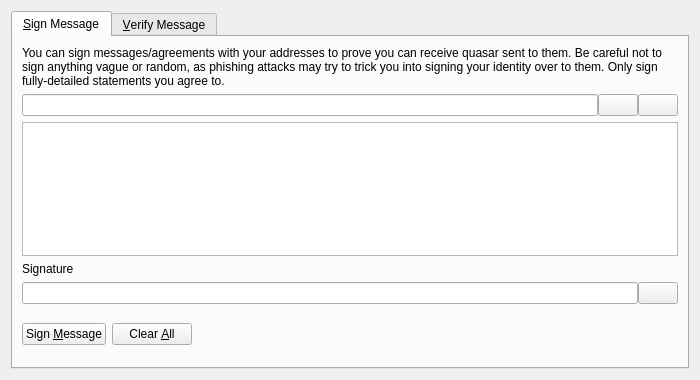
<?xml version="1.0" encoding="UTF-8"?>
<ui version="4.0">
 <class>SignVerifyMessageDialog</class>
 <widget class="QDialog" name="SignVerifyMessageDialog">
  <property name="geometry">
   <rect>
    <x>0</x>
    <y>0</y>
    <width>700</width>
    <height>380</height>
   </rect>
  </property>
  <property name="windowTitle">
   <string>Signatures - Sign / Verify a Message</string>
  </property>
  <property name="modal">
   <bool>true</bool>
  </property>
  <layout class="QVBoxLayout" name="verticalLayout">
   <item>
    <widget class="QTabWidget" name="tabWidget">
     <property name="currentIndex">
      <number>0</number>
     </property>
     <widget class="QWidget" name="tabSignMessage">
      <attribute name="title">
       <string>&amp;Sign Message</string>
      </attribute>
      <layout class="QVBoxLayout" name="verticalLayout_SM">
       <item>
        <widget class="QLabel" name="infoLabel_SM">
         <property name="text">
          <string>You can sign messages/agreements with your addresses to prove you can receive quasar sent to them. Be careful not to sign anything vague or random, as phishing attacks may try to trick you into signing your identity over to them. Only sign fully-detailed statements you agree to.</string>
         </property>
         <property name="textFormat">
          <enum>Qt::PlainText</enum>
         </property>
         <property name="wordWrap">
          <bool>true</bool>
         </property>
        </widget>
       </item>
       <item>
        <layout class="QHBoxLayout" name="horizontalLayout_1_SM">
         <property name="spacing">
          <number>0</number>
         </property>
         <item>
          <widget class="QValidatedLineEdit" name="addressIn_SM">
           <property name="toolTip">
            <string>The Quasar address to sign the message with</string>
           </property>
          </widget>
         </item>
         <item>
          <widget class="QPushButton" name="addressBookButton_SM">
           <property name="toolTip">
            <string>Choose previously used address</string>
           </property>
           <property name="text">
            <string/>
           </property>
           <property name="icon">
            <iconset resource="../bitcoin.qrc">
             <normaloff>:/icons/address-book</normaloff>:/icons/address-book</iconset>
           </property>
           <property name="shortcut">
            <string>Alt+A</string>
           </property>
           <property name="autoDefault">
            <bool>false</bool>
           </property>
          </widget>
         </item>
         <item>
          <widget class="QPushButton" name="pasteButton_SM">
           <property name="toolTip">
            <string>Paste address from clipboard</string>
           </property>
           <property name="text">
            <string/>
           </property>
           <property name="icon">
            <iconset resource="../bitcoin.qrc">
             <normaloff>:/icons/editpaste</normaloff>:/icons/editpaste</iconset>
           </property>
           <property name="shortcut">
            <string>Alt+P</string>
           </property>
           <property name="autoDefault">
            <bool>false</bool>
           </property>
          </widget>
         </item>
        </layout>
       </item>
       <item>
        <widget class="QPlainTextEdit" name="messageIn_SM">
         <property name="toolTip">
          <string>Enter the message you want to sign here</string>
         </property>
        </widget>
       </item>
       <item>
        <widget class="QLabel" name="signatureLabel_SM">
         <property name="text">
          <string>Signature</string>
         </property>
         <property name="textFormat">
          <enum>Qt::PlainText</enum>
         </property>
        </widget>
       </item>
       <item>
        <layout class="QHBoxLayout" name="horizontalLayout_2_SM">
         <property name="spacing">
          <number>0</number>
         </property>
         <item>
          <widget class="QLineEdit" name="signatureOut_SM">
           <property name="font">
            <font>
             <italic>true</italic>
            </font>
           </property>
           <property name="readOnly">
            <bool>true</bool>
           </property>
          </widget>
         </item>
         <item>
          <widget class="QPushButton" name="copySignatureButton_SM">
           <property name="toolTip">
            <string>Copy the current signature to the system clipboard</string>
           </property>
           <property name="text">
            <string/>
           </property>
           <property name="icon">
            <iconset resource="../bitcoin.qrc">
             <normaloff>:/icons/editcopy</normaloff>:/icons/editcopy</iconset>
           </property>
           <property name="autoDefault">
            <bool>false</bool>
           </property>
          </widget>
         </item>
        </layout>
       </item>
       <item>
        <layout class="QHBoxLayout" name="horizontalLayout_3_SM">
         <item>
          <widget class="QPushButton" name="signMessageButton_SM">
           <property name="toolTip">
            <string>Sign the message to prove you own this Quasar address</string>
           </property>
           <property name="text">
            <string>Sign &amp;Message</string>
           </property>
           <property name="icon">
            <iconset resource="../bitcoin.qrc">
             <normaloff>:/icons/edit</normaloff>:/icons/edit</iconset>
           </property>
           <property name="autoDefault">
            <bool>false</bool>
           </property>
          </widget>
         </item>
         <item>
          <widget class="QPushButton" name="clearButton_SM">
           <property name="toolTip">
            <string>Reset all sign message fields</string>
           </property>
           <property name="text">
            <string>Clear &amp;All</string>
           </property>
           <property name="icon">
            <iconset resource="../bitcoin.qrc">
             <normaloff>:/icons/remove</normaloff>:/icons/remove</iconset>
           </property>
           <property name="autoDefault">
            <bool>false</bool>
           </property>
          </widget>
         </item>
         <item>
          <spacer name="horizontalSpacer_1_SM">
           <property name="orientation">
            <enum>Qt::Horizontal</enum>
           </property>
           <property name="sizeHint" stdset="0">
            <size>
             <width>40</width>
             <height>48</height>
            </size>
           </property>
          </spacer>
         </item>
         <item>
          <widget class="QLabel" name="statusLabel_SM">
           <property name="font">
            <font>
             <weight>75</weight>
             <bold>true</bold>
            </font>
           </property>
           <property name="text">
            <string/>
           </property>
           <property name="wordWrap">
            <bool>true</bool>
           </property>
          </widget>
         </item>
         <item>
          <spacer name="horizontalSpacer_2_SM">
           <property name="orientation">
            <enum>Qt::Horizontal</enum>
           </property>
           <property name="sizeHint" stdset="0">
            <size>
             <width>40</width>
             <height>48</height>
            </size>
           </property>
          </spacer>
         </item>
        </layout>
       </item>
      </layout>
     </widget>
     <widget class="QWidget" name="tabVerifyMessage">
      <attribute name="title">
       <string>&amp;Verify Message</string>
      </attribute>
      <layout class="QVBoxLayout" name="verticalLayout_VM">
       <item>
        <widget class="QLabel" name="infoLabel_VM">
         <property name="text">
          <string>Enter the receiver's address, message (ensure you copy line breaks, spaces, tabs, etc. exactly) and signature below to verify the message. Be careful not to read more into the signature than what is in the signed message itself, to avoid being tricked by a man-in-the-middle attack. Note that this only proves the signing party receives with the address, it cannot prove sendership of any transaction!</string>
         </property>
         <property name="textFormat">
          <enum>Qt::PlainText</enum>
         </property>
         <property name="alignment">
          <set>Qt::AlignLeading|Qt::AlignLeft|Qt::AlignTop</set>
         </property>
         <property name="wordWrap">
          <bool>true</bool>
         </property>
        </widget>
       </item>
       <item>
        <layout class="QHBoxLayout" name="horizontalLayout_1_VM">
         <property name="spacing">
          <number>0</number>
         </property>
         <item>
          <widget class="QValidatedLineEdit" name="addressIn_VM">
           <property name="toolTip">
            <string>The Quasar address the message was signed with</string>
           </property>
          </widget>
         </item>
         <item>
          <widget class="QPushButton" name="addressBookButton_VM">
           <property name="toolTip">
            <string>Choose previously used address</string>
           </property>
           <property name="text">
            <string/>
           </property>
           <property name="icon">
            <iconset resource="../bitcoin.qrc">
             <normaloff>:/icons/address-book</normaloff>:/icons/address-book</iconset>
           </property>
           <property name="shortcut">
            <string>Alt+A</string>
           </property>
           <property name="autoDefault">
            <bool>false</bool>
           </property>
          </widget>
         </item>
        </layout>
       </item>
       <item>
        <widget class="QPlainTextEdit" name="messageIn_VM"/>
       </item>
       <item>
        <widget class="QValidatedLineEdit" name="signatureIn_VM"/>
       </item>
       <item>
        <layout class="QHBoxLayout" name="horizontalLayout_2_VM">
         <item>
          <widget class="QPushButton" name="verifyMessageButton_VM">
           <property name="toolTip">
            <string>Verify the message to ensure it was signed with the specified Quasar address</string>
           </property>
           <property name="text">
            <string>Verify &amp;Message</string>
           </property>
           <property name="icon">
            <iconset resource="../bitcoin.qrc">
             <normaloff>:/icons/transaction_0</normaloff>:/icons/transaction_0</iconset>
           </property>
           <property name="autoDefault">
            <bool>false</bool>
           </property>
          </widget>
         </item>
         <item>
          <widget class="QPushButton" name="clearButton_VM">
           <property name="toolTip">
            <string>Reset all verify message fields</string>
           </property>
           <property name="text">
            <string>Clear &amp;All</string>
           </property>
           <property name="icon">
            <iconset resource="../bitcoin.qrc">
             <normaloff>:/icons/remove</normaloff>:/icons/remove</iconset>
           </property>
           <property name="autoDefault">
            <bool>false</bool>
           </property>
          </widget>
         </item>
         <item>
          <spacer name="horizontalSpacer_1_VM">
           <property name="orientation">
            <enum>Qt::Horizontal</enum>
           </property>
           <property name="sizeHint" stdset="0">
            <size>
             <width>40</width>
             <height>48</height>
            </size>
           </property>
          </spacer>
         </item>
         <item>
          <widget class="QLabel" name="statusLabel_VM">
           <property name="font">
            <font>
             <weight>75</weight>
             <bold>true</bold>
            </font>
           </property>
           <property name="text">
            <string/>
           </property>
           <property name="wordWrap">
            <bool>true</bool>
           </property>
          </widget>
         </item>
         <item>
          <spacer name="horizontalSpacer_2_VM">
           <property name="orientation">
            <enum>Qt::Horizontal</enum>
           </property>
           <property name="sizeHint" stdset="0">
            <size>
             <width>40</width>
             <height>48</height>
            </size>
           </property>
          </spacer>
         </item>
        </layout>
       </item>
      </layout>
     </widget>
    </widget>
   </item>
  </layout>
 </widget>
 <customwidgets>
  <customwidget>
   <class>QValidatedLineEdit</class>
   <extends>QLineEdit</extends>
   <header>qvalidatedlineedit.h</header>
  </customwidget>
 </customwidgets>
 <resources>
  <include location="../bitcoin.qrc"/>
 </resources>
 <connections/>
</ui>
